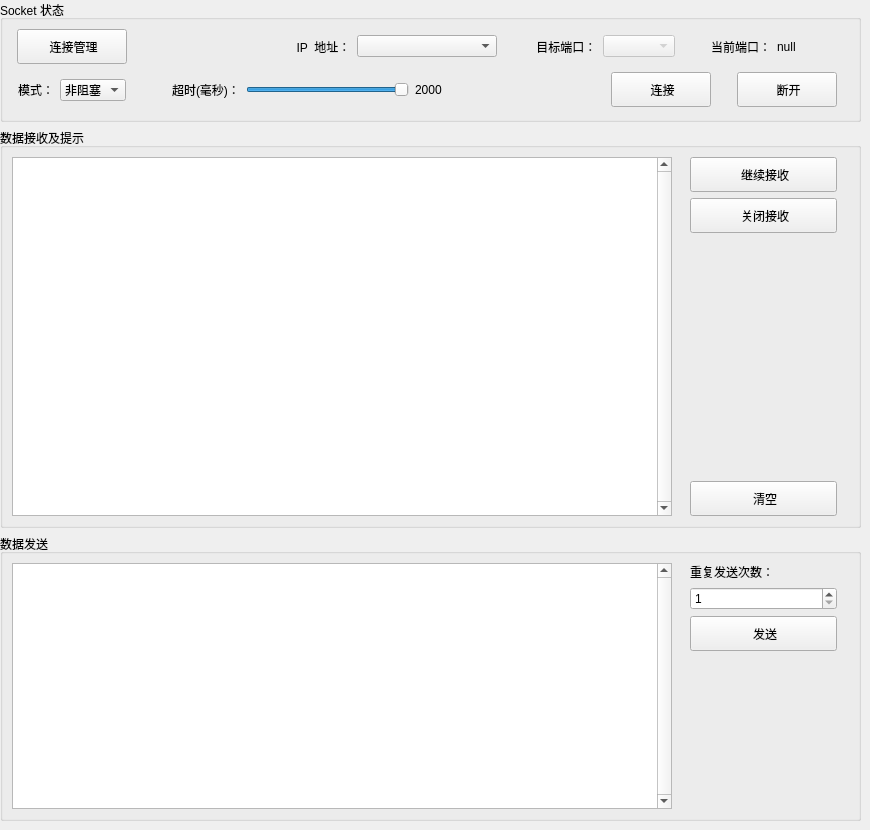
          <widget class="QWidget" name="SW_TCP_CLIENT">
           <property name="sizePolicy">
            <sizepolicy hsizetype="Minimum" vsizetype="Minimum">
             <horstretch>0</horstretch>
             <verstretch>0</verstretch>
            </sizepolicy>
           </property>
           <widget class="QWidget" name="gridWidget_4" native="true">
            <property name="geometry">
             <rect>
              <x>0</x>
              <y>0</y>
              <width>861</width>
              <height>821</height>
             </rect>
            </property>
            <layout class="QGridLayout" name="gridLayout_5">
             <item row="0" column="0">
              <layout class="QHBoxLayout" name="horizontalLayout_23">
               <item>
                <widget class="QGroupBox" name="groupBox_7">
                 <property name="sizePolicy">
                  <sizepolicy hsizetype="Minimum" vsizetype="Minimum">
                   <horstretch>0</horstretch>
                   <verstretch>0</verstretch>
                  </sizepolicy>
                 </property>
                 <property name="minimumSize">
                  <size>
                   <width>0</width>
                   <height>0</height>
                  </size>
                 </property>
                 <property name="title">
                  <string>Socket 状态</string>
                 </property>
                 <layout class="QVBoxLayout" name="verticalLayout_17">
                  <item>
                   <layout class="QHBoxLayout" name="horizontalLayout_33">
                    <property name="leftMargin">
                     <number>5</number>
                    </property>
                    <property name="rightMargin">
                     <number>12</number>
                    </property>
                    <item>
                     <widget class="QPushButton" name="PB_TCPC_ADD_CONNECT">
                      <property name="sizePolicy">
                       <sizepolicy hsizetype="Minimum" vsizetype="Fixed">
                        <horstretch>0</horstretch>
                        <verstretch>0</verstretch>
                       </sizepolicy>
                      </property>
                      <property name="minimumSize">
                       <size>
                        <width>110</width>
                        <height>35</height>
                       </size>
                      </property>
                      <property name="styleSheet">
                       <string notr="true">qproperty-icon: url(&quot;./images/addConnect-pressed.png&quot;);</string>
                      </property>
                      <property name="text">
                       <string> 连接管理</string>
                      </property>
                     </widget>
                    </item>
                    <item>
                     <spacer name="horizontalSpacer_15">
                      <property name="orientation">
                       <enum>Qt::Horizontal</enum>
                      </property>
                      <property name="sizeHint" stdset="0">
                       <size>
                        <width>40</width>
                        <height>20</height>
                       </size>
                      </property>
                     </spacer>
                    </item>
                    <item>
                     <widget class="QLabel" name="label_17">
                      <property name="sizePolicy">
                       <sizepolicy hsizetype="Preferred" vsizetype="Preferred">
                        <horstretch>0</horstretch>
                        <verstretch>0</verstretch>
                       </sizepolicy>
                      </property>
                      <property name="text">
                       <string>  IP  地址：</string>
                      </property>
                     </widget>
                    </item>
                    <item>
                     <widget class="QComboBox" name="CB_TCPC_TARGET_IP">
                      <property name="sizePolicy">
                       <sizepolicy hsizetype="Minimum" vsizetype="Fixed">
                        <horstretch>0</horstretch>
                        <verstretch>0</verstretch>
                       </sizepolicy>
                      </property>
                      <property name="minimumSize">
                       <size>
                        <width>140</width>
                        <height>0</height>
                       </size>
                      </property>
                     </widget>
                    </item>
                    <item>
                     <spacer name="horizontalSpacer_14">
                      <property name="orientation">
                       <enum>Qt::Horizontal</enum>
                      </property>
                      <property name="sizeType">
                       <enum>QSizePolicy::Minimum</enum>
                      </property>
                      <property name="sizeHint" stdset="0">
                       <size>
                        <width>30</width>
                        <height>20</height>
                       </size>
                      </property>
                     </spacer>
                    </item>
                    <item>
                     <widget class="QLabel" name="label_19">
                      <property name="sizePolicy">
                       <sizepolicy hsizetype="Preferred" vsizetype="Preferred">
                        <horstretch>0</horstretch>
                        <verstretch>0</verstretch>
                       </sizepolicy>
                      </property>
                      <property name="text">
                       <string> 目标端口：</string>
                      </property>
                     </widget>
                    </item>
                    <item>
                     <widget class="QComboBox" name="CB_TCPC_TARGET_PORT">
                      <property name="enabled">
                       <bool>false</bool>
                      </property>
                      <property name="sizePolicy">
                       <sizepolicy hsizetype="Minimum" vsizetype="Fixed">
                        <horstretch>0</horstretch>
                        <verstretch>0</verstretch>
                       </sizepolicy>
                      </property>
                      <property name="minimumSize">
                       <size>
                        <width>0</width>
                        <height>0</height>
                       </size>
                      </property>
                      <property name="editable">
                       <bool>false</bool>
                      </property>
                     </widget>
                    </item>
                    <item>
                     <spacer name="horizontalSpacer_11">
                      <property name="orientation">
                       <enum>Qt::Horizontal</enum>
                      </property>
                      <property name="sizeType">
                       <enum>QSizePolicy::Preferred</enum>
                      </property>
                      <property name="sizeHint" stdset="0">
                       <size>
                        <width>30</width>
                        <height>20</height>
                       </size>
                      </property>
                     </spacer>
                    </item>
                    <item>
                     <widget class="QLabel" name="label_18">
                      <property name="text">
                       <string>当前端口：</string>
                      </property>
                     </widget>
                    </item>
                    <item>
                     <widget class="QLabel" name="LE_TCPC_LOCAL_PORT">
                      <property name="sizePolicy">
                       <sizepolicy hsizetype="Minimum" vsizetype="Preferred">
                        <horstretch>0</horstretch>
                        <verstretch>0</verstretch>
                       </sizepolicy>
                      </property>
                      <property name="minimumSize">
                       <size>
                        <width>60</width>
                        <height>0</height>
                       </size>
                      </property>
                      <property name="text">
                       <string>null</string>
                      </property>
                     </widget>
                    </item>
                   </layout>
                  </item>
                  <item>
                   <layout class="QHBoxLayout" name="horizontalLayout_34">
                    <property name="leftMargin">
                     <number>6</number>
                    </property>
                    <property name="rightMargin">
                     <number>12</number>
                    </property>
                    <item>
                     <widget class="QLabel" name="label_6">
                      <property name="text">
                       <string>模式：</string>
                      </property>
                     </widget>
                    </item>
                    <item>
                     <widget class="QComboBox" name="CB_TCPC_CONNECT_MODE">
                      <item>
                       <property name="text">
                        <string>非阻塞</string>
                       </property>
                      </item>
                      <item>
                       <property name="text">
                        <string>阻塞</string>
                       </property>
                      </item>
                     </widget>
                    </item>
                    <item>
                     <spacer name="horizontalSpacer_16">
                      <property name="orientation">
                       <enum>Qt::Horizontal</enum>
                      </property>
                      <property name="sizeType">
                       <enum>QSizePolicy::Preferred</enum>
                      </property>
                      <property name="sizeHint" stdset="0">
                       <size>
                        <width>40</width>
                        <height>20</height>
                       </size>
                      </property>
                     </spacer>
                    </item>
                    <item>
                     <widget class="QLabel" name="label_10">
                      <property name="text">
                       <string>超时(毫秒)：</string>
                      </property>
                     </widget>
                    </item>
                    <item>
                     <widget class="QSlider" name="HS_TCPC_CONNECT_TIMEOUT">
                      <property name="maximum">
                       <number>2000</number>
                      </property>
                      <property name="value">
                       <number>2000</number>
                      </property>
                      <property name="orientation">
                       <enum>Qt::Horizontal</enum>
                      </property>
                     </widget>
                    </item>
                    <item>
                     <widget class="QLabel" name="label_14">
                      <property name="text">
                       <string>2000</string>
                      </property>
                     </widget>
                    </item>
                    <item>
                     <spacer name="horizontalSpacer_20">
                      <property name="orientation">
                       <enum>Qt::Horizontal</enum>
                      </property>
                      <property name="sizeHint" stdset="0">
                       <size>
                        <width>40</width>
                        <height>40</height>
                       </size>
                      </property>
                     </spacer>
                    </item>
                    <item>
                     <widget class="QPushButton" name="PB_TCPC_CONNECT">
                      <property name="minimumSize">
                       <size>
                        <width>100</width>
                        <height>35</height>
                       </size>
                      </property>
                      <property name="font">
                       <font/>
                      </property>
                      <property name="styleSheet">
                       <string notr="true">qproperty-icon: url(&quot;./images/c_connect.png&quot;);</string>
                      </property>
                      <property name="text">
                       <string> 连接</string>
                      </property>
                     </widget>
                    </item>
                    <item>
                     <spacer name="horizontalSpacer_13">
                      <property name="orientation">
                       <enum>Qt::Horizontal</enum>
                      </property>
                      <property name="sizeType">
                       <enum>QSizePolicy::Fixed</enum>
                      </property>
                      <property name="sizeHint" stdset="0">
                       <size>
                        <width>20</width>
                        <height>20</height>
                       </size>
                      </property>
                     </spacer>
                    </item>
                    <item>
                     <widget class="QPushButton" name="PB_TCPC_DISCONNECT">
                      <property name="minimumSize">
                       <size>
                        <width>100</width>
                        <height>35</height>
                       </size>
                      </property>
                      <property name="font">
                       <font>
                        <family>微软雅黑</family>
                        <pointsize>9</pointsize>
                       </font>
                      </property>
                      <property name="styleSheet">
                       <string notr="true">qproperty-icon: url(&quot;./images/c_disconnect.png&quot;);</string>
                      </property>
                      <property name="text">
                       <string> 断开</string>
                      </property>
                     </widget>
                    </item>
                   </layout>
                  </item>
                 </layout>
                </widget>
               </item>
              </layout>
             </item>
             <item row="1" column="0">
              <layout class="QHBoxLayout" name="horizontalLayout_22">
               <item>
                <widget class="QGroupBox" name="GB_TCP_SERVER_RECV_2">
                 <property name="sizePolicy">
                  <sizepolicy hsizetype="Minimum" vsizetype="Minimum">
                   <horstretch>0</horstretch>
                   <verstretch>0</verstretch>
                  </sizepolicy>
                 </property>
                 <property name="minimumSize">
                  <size>
                   <width>750</width>
                   <height>400</height>
                  </size>
                 </property>
                 <property name="title">
                  <string>数据接收及提示</string>
                 </property>
                 <layout class="QHBoxLayout" name="horizontalLayout_27">
                  <item>
                   <layout class="QVBoxLayout" name="verticalLayout_12">
                    <item>
                     <widget class="QTextEdit" name="TE_TCPC_RECV_CONTENT">
                      <property name="sizePolicy">
                       <sizepolicy hsizetype="Minimum" vsizetype="Minimum">
                        <horstretch>0</horstretch>
                        <verstretch>0</verstretch>
                       </sizepolicy>
                      </property>
                      <property name="minimumSize">
                       <size>
                        <width>660</width>
                        <height>0</height>
                       </size>
                      </property>
                      <property name="verticalScrollBarPolicy">
                       <enum>Qt::ScrollBarAlwaysOn</enum>
                      </property>
                      <property name="horizontalScrollBarPolicy">
                       <enum>Qt::ScrollBarAsNeeded</enum>
                      </property>
                      <property name="tabChangesFocus">
                       <bool>false</bool>
                      </property>
                      <property name="readOnly">
                       <bool>true</bool>
                      </property>
                     </widget>
                    </item>
                   </layout>
                  </item>
                  <item>
                   <layout class="QVBoxLayout" name="verticalLayout_13">
                    <property name="leftMargin">
                     <number>12</number>
                    </property>
                    <property name="rightMargin">
                     <number>12</number>
                    </property>
                    <item>
                     <widget class="QPushButton" name="PB_TCPC_START_RECV_CONTENT">
                      <property name="minimumSize">
                       <size>
                        <width>90</width>
                        <height>35</height>
                       </size>
                      </property>
                      <property name="styleSheet">
                       <string notr="true">qproperty-icon: url(&quot;./images/continue.png&quot;);</string>
                      </property>
                      <property name="text">
                       <string> 继续接收</string>
                      </property>
                     </widget>
                    </item>
                    <item>
                     <widget class="QPushButton" name="PB_TCPC_STOP_RECV_CONTENT">
                      <property name="enabled">
                       <bool>true</bool>
                      </property>
                      <property name="minimumSize">
                       <size>
                        <width>90</width>
                        <height>35</height>
                       </size>
                      </property>
                      <property name="styleSheet">
                       <string notr="true">qproperty-icon: url(&quot;./images/pause.png&quot;);</string>
                      </property>
                      <property name="text">
                       <string> 关闭接收</string>
                      </property>
                     </widget>
                    </item>
                    <item>
                     <spacer name="verticalSpacer_9">
                      <property name="orientation">
                       <enum>Qt::Vertical</enum>
                      </property>
                      <property name="sizeType">
                       <enum>QSizePolicy::Expanding</enum>
                      </property>
                      <property name="sizeHint" stdset="0">
                       <size>
                        <width>0</width>
                        <height>0</height>
                       </size>
                      </property>
                     </spacer>
                    </item>
                    <item>
                     <widget class="QPushButton" name="PB_TCPC_RECV_CONTENT_CLEAR">
                      <property name="sizePolicy">
                       <sizepolicy hsizetype="Minimum" vsizetype="Fixed">
                        <horstretch>0</horstretch>
                        <verstretch>0</verstretch>
                       </sizepolicy>
                      </property>
                      <property name="minimumSize">
                       <size>
                        <width>90</width>
                        <height>35</height>
                       </size>
                      </property>
                      <property name="baseSize">
                       <size>
                        <width>0</width>
                        <height>0</height>
                       </size>
                      </property>
                      <property name="layoutDirection">
                       <enum>Qt::LeftToRight</enum>
                      </property>
                      <property name="styleSheet">
                       <string notr="true">qproperty-icon: url(&quot;./images/clear.png&quot;);</string>
                      </property>
                      <property name="inputMethodHints">
                       <set>Qt::ImhNone</set>
                      </property>
                      <property name="text">
                       <string> 清空</string>
                      </property>
                      <property name="checkable">
                       <bool>false</bool>
                      </property>
                      <property name="autoDefault">
                       <bool>false</bool>
                      </property>
                      <property name="default">
                       <bool>false</bool>
                      </property>
                      <property name="flat">
                       <bool>false</bool>
                      </property>
                     </widget>
                    </item>
                   </layout>
                  </item>
                 </layout>
                </widget>
               </item>
              </layout>
             </item>
             <item row="2" column="0">
              <layout class="QHBoxLayout" name="horizontalLayout_15">
               <item>
                <layout class="QHBoxLayout" name="horizontalLayout_30">
                 <item>
                  <widget class="QGroupBox" name="groupBox_6">
                   <property name="sizePolicy">
                    <sizepolicy hsizetype="Minimum" vsizetype="Minimum">
                     <horstretch>0</horstretch>
                     <verstretch>0</verstretch>
                    </sizepolicy>
                   </property>
                   <property name="minimumSize">
                    <size>
                     <width>750</width>
                     <height>200</height>
                    </size>
                   </property>
                   <property name="title">
                    <string>数据发送</string>
                   </property>
                   <layout class="QHBoxLayout" name="horizontalLayout_31">
                    <item>
                     <layout class="QVBoxLayout" name="verticalLayout_15">
                      <item>
                       <widget class="QTextEdit" name="TE_TCPC_SEND_CONTENT">
                        <property name="sizePolicy">
                         <sizepolicy hsizetype="Minimum" vsizetype="Preferred">
                          <horstretch>0</horstretch>
                          <verstretch>0</verstretch>
                         </sizepolicy>
                        </property>
                        <property name="minimumSize">
                         <size>
                          <width>660</width>
                          <height>0</height>
                         </size>
                        </property>
                        <property name="verticalScrollBarPolicy">
                         <enum>Qt::ScrollBarAlwaysOn</enum>
                        </property>
                       </widget>
                      </item>
                     </layout>
                    </item>
                    <item>
                     <layout class="QVBoxLayout" name="verticalLayout_16">
                      <property name="leftMargin">
                       <number>12</number>
                      </property>
                      <property name="rightMargin">
                       <number>12</number>
                      </property>
                      <item>
                       <widget class="QLabel" name="label_16">
                        <property name="text">
                         <string>重复发送次数：</string>
                        </property>
                       </widget>
                      </item>
                      <item>
                       <widget class="QSpinBox" name="SB_TCPC_NUM_SEND">
                        <property name="minimumSize">
                         <size>
                          <width>0</width>
                          <height>0</height>
                         </size>
                        </property>
                        <property name="minimum">
                         <number>1</number>
                        </property>
                        <property name="maximum">
                         <number>99</number>
                        </property>
                       </widget>
                      </item>
                      <item>
                       <widget class="QPushButton" name="PB_TCPC_SEND">
                        <property name="sizePolicy">
                         <sizepolicy hsizetype="Minimum" vsizetype="Fixed">
                          <horstretch>0</horstretch>
                          <verstretch>0</verstretch>
                         </sizepolicy>
                        </property>
                        <property name="minimumSize">
                         <size>
                          <width>90</width>
                          <height>35</height>
                         </size>
                        </property>
                        <property name="font">
                         <font/>
                        </property>
                        <property name="styleSheet">
                         <string notr="true">qproperty-icon: url(&quot;./images/send.png&quot;);</string>
                        </property>
                        <property name="text">
                         <string> 发送</string>
                        </property>
                       </widget>
                      </item>
                      <item>
                       <spacer name="verticalSpacer_11">
                        <property name="orientation">
                         <enum>Qt::Vertical</enum>
                        </property>
                        <property name="sizeType">
                         <enum>QSizePolicy::Expanding</enum>
                        </property>
                        <property name="sizeHint" stdset="0">
                         <size>
                          <width>40</width>
                          <height>20</height>
                         </size>
                        </property>
                       </spacer>
                      </item>
                     </layout>
                    </item>
                   </layout>
                  </widget>
                 </item>
                </layout>
               </item>
              </layout>
             </item>
            </layout>
           </widget>
          </widget>
